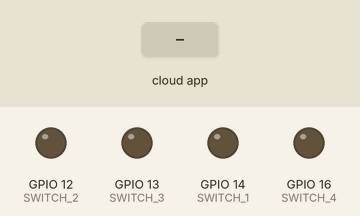
Simulated run of this sketch. Board: ESP8266 (NodeMCU). Parts: output pins drawn as LEDs (lit = HIGH). Inputs (shaded band) come from the test bench. WiFi joins after 1.5 s; servers stay silent unless stated; what the sketch prints to the serial monitor is not drawn.

Above: at 2.7 s.
2.8 s: the phone or cloud app sets master.bedroom.lights to 1
At 3.6 s:
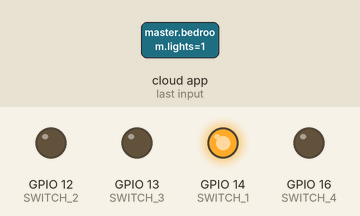
4.3 s: the phone or cloud app sets master.bedroom.fan to 1
At 4.8 s:
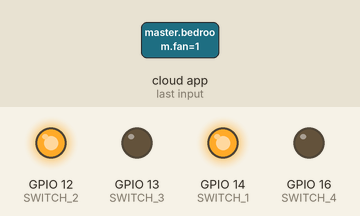
5.8 s: the phone or cloud app sets master.bedroom.other to 1
At 7.0 s:
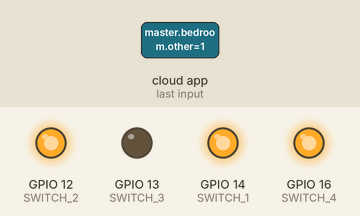
7.3 s: the phone or cloud app sets master.bedroom.lights to 0
At 8.2 s:
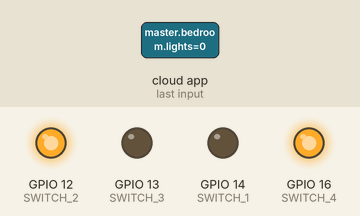
8.8 s: the phone or cloud app sets master.bedroom.fan to 0
At 9.3 s:
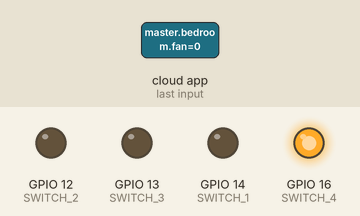
10.3 s: the phone or cloud app sets master.bedroom.lights to 1
At 11.7 s:
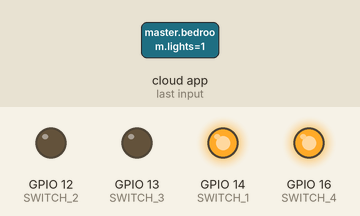
Timing chart, 0 to 12.8 s (numbered marks = the images above; inputs shaded):
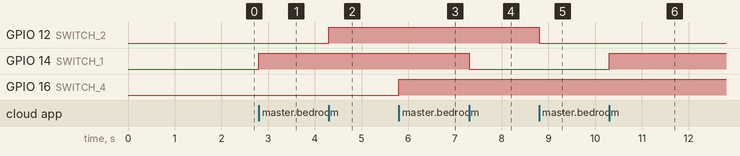

The sketch:

linknode_alexa.ino
```cpp
#include <Arduino.h>
#include <ESP8266WiFi.h>
#include "fauxmoESP.h"

#define SWITCH_1        14   // top-left
#define SWITCH_2        12   // top-right
#define SWITCH_3        13   // bottom-left
#define SWITCH_4        16   // bottom-right

#define SERIAL_BAUDRATE 115200

// Wifi credentials REMOVE BEFORE COMMITTING TO GITHUB!!!
#define WIFI_SSID "change"
#define WIFI_PASS "me"

fauxmoESP fauxmo;

// -----------------------------------------------------------------------------
// Wifi
// -----------------------------------------------------------------------------

void wifiSetup() {

    // Set WIFI module to STA mode
    WiFi.mode(WIFI_STA);

    // Connect
    Serial.printf("[WIFI] Connecting to %s ", WIFI_SSID);
    WiFi.begin(WIFI_SSID, WIFI_PASS);

    // Wait
    while (WiFi.status() != WL_CONNECTED) {
        Serial.print(".");
        delay(100);
    }
    Serial.println();

    // Connected!
    Serial.printf("[WIFI] STATION Mode, SSID: %s, IP address: %s\n", WiFi.SSID().c_str(), WiFi.localIP().toString().c_str());

}

void setup() {

    // Init serial port and clean garbage
    Serial.begin(SERIAL_BAUDRATE);
    Serial.println();
    Serial.println();

    // Wifi
    wifiSetup();

    // Relays
    pinMode(SWITCH_1, OUTPUT);
    pinMode(SWITCH_2, OUTPUT);
    pinMode(SWITCH_3, OUTPUT);
    pinMode(SWITCH_4, OUTPUT);

    // Fauxmo
    fauxmo.addDevice("master bedroom lights");
    fauxmo.addDevice("master bedroom fan");
    fauxmo.addDevice("master bedroom humidifier");
    fauxmo.addDevice("master bedroom other");

    // fauxmoESP 2.0.0 has changed the callback signature to add the device_id, this WARRANTY
    // it's easier to match devices to action without having to compare strings.
    fauxmo.onMessage([](unsigned char device_id, const char * device_name, bool state) {
        Serial.printf("[MAIN] Device #%d (%s) state: %s\n", device_id, device_name, state ? "ON" : "OFF");

        switch(device_id){
          case 0:
            digitalWrite(SWITCH_1, state);
            break;
          case 1:
            digitalWrite(SWITCH_2, state);
            break;
          case 2:
            digitalWrite(SWITCH_3, state);
            break;
          case 3:
            digitalWrite(SWITCH_4, state);
            break;
          default:
            Serial.printf("Unhandled device #%d\n", device_id);
            break;
        }
    });
}

void loop() {

    fauxmo.handle();

    static unsigned long last = millis();
    if (millis() - last > 5000) {
        last = millis();
        Serial.printf("[MAIN] Free heap: %d bytes\n", ESP.getFreeHeap());
    }
}
```

Measured:
- after the input at 2.8 s, GPIO 14 (SWITCH_1): LOW → HIGH at once
- after the input at 4.3 s, GPIO 12 (SWITCH_2): LOW → HIGH at once
- after the input at 5.8 s, GPIO 16 (SWITCH_4): LOW → HIGH at once
- after the input at 7.3 s, GPIO 14 (SWITCH_1): HIGH → LOW at once
- after the input at 8.8 s, GPIO 12 (SWITCH_2): HIGH → LOW at once
- after the input at 10.3 s, GPIO 14 (SWITCH_1): LOW → HIGH at once
